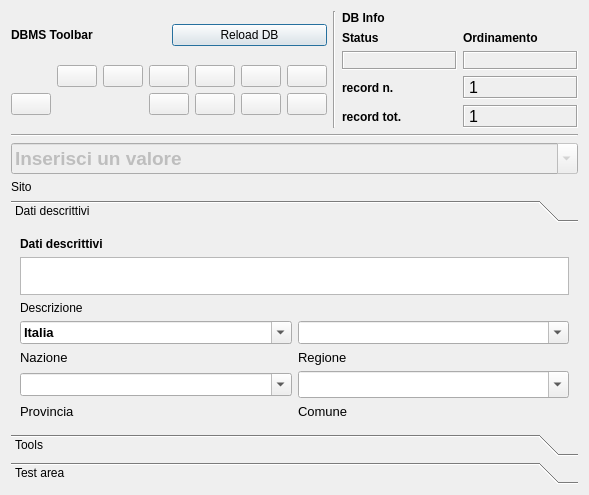
<?xml version="1.0" encoding="UTF-8"?>
<ui version="4.0">
 <class>DialogSite</class>
 <widget class="QDialog" name="DialogSite">
  <property name="geometry">
   <rect>
    <x>0</x>
    <y>0</y>
    <width>589</width>
    <height>495</height>
   </rect>
  </property>
  <property name="minimumSize">
   <size>
    <width>540</width>
    <height>400</height>
   </size>
  </property>
  <property name="windowTitle">
   <string>pyArchInit Gestione Scavi - Scheda Sito</string>
  </property>
  <property name="windowIcon">
   <iconset resource="resources.qrc">
    <normaloff>:/images/iconSite.png</normaloff>:/images/iconSite.png</iconset>
  </property>
  <layout class="QGridLayout" name="gridLayout_7">
   <item row="0" column="0">
    <layout class="QVBoxLayout" name="verticalLayout_2">
     <item>
      <layout class="QHBoxLayout" name="horizontalLayout">
       <item>
        <layout class="QGridLayout" name="gridLayout_2">
         <item row="0" column="0">
          <widget class="QLabel" name="label_29">
           <property name="font">
            <font>
             <weight>75</weight>
             <bold>true</bold>
            </font>
           </property>
           <property name="text">
            <string>DBMS Toolbar</string>
           </property>
          </widget>
         </item>
         <item row="0" column="1">
          <widget class="QPushButton" name="pushButton_connect">
           <property name="text">
            <string>Reload DB</string>
           </property>
          </widget>
         </item>
         <item row="1" column="0" colspan="2">
          <layout class="QGridLayout" name="gridLayout">
           <item row="0" column="5">
            <widget class="QPushButton" name="pushButton_first_rec">
             <property name="toolTip">
              <string>First rec</string>
             </property>
             <property name="text">
              <string/>
             </property>
             <property name="icon">
              <iconset resource="resources.qrc">
               <normaloff>:/images/5_leftArrows.png</normaloff>:/images/5_leftArrows.png</iconset>
             </property>
            </widget>
           </item>
           <item row="0" column="6">
            <widget class="QPushButton" name="pushButton_next_rec">
             <property name="toolTip">
              <string>Next rec</string>
             </property>
             <property name="text">
              <string/>
             </property>
             <property name="icon">
              <iconset resource="resources.qrc">
               <normaloff>:/images/6_rightArrow.png</normaloff>:/images/6_rightArrow.png</iconset>
             </property>
            </widget>
           </item>
           <item row="0" column="7">
            <widget class="QPushButton" name="pushButton_last_rec">
             <property name="toolTip">
              <string>Last rec</string>
             </property>
             <property name="text">
              <string/>
             </property>
             <property name="icon">
              <iconset resource="resources.qrc">
               <normaloff>:/images/7_rightArrows.png</normaloff>:/images/7_rightArrows.png</iconset>
             </property>
            </widget>
           </item>
           <item row="0" column="8">
            <widget class="QPushButton" name="pushButton_new_rec">
             <property name="font">
              <font>
               <pointsize>9</pointsize>
              </font>
             </property>
             <property name="toolTip">
              <string>New record</string>
             </property>
             <property name="text">
              <string/>
             </property>
             <property name="icon">
              <iconset resource="resources.qrc">
               <normaloff>:/images/newrec.png</normaloff>:/images/newrec.png</iconset>
             </property>
            </widget>
           </item>
           <item row="0" column="9">
            <widget class="QPushButton" name="pushButton_save">
             <property name="font">
              <font>
               <pointsize>9</pointsize>
              </font>
             </property>
             <property name="toolTip">
              <string>Save</string>
             </property>
             <property name="text">
              <string/>
             </property>
             <property name="icon">
              <iconset resource="resources.qrc">
               <normaloff>:/images/b_save.png</normaloff>:/images/b_save.png</iconset>
             </property>
             <property name="autoDefault">
              <bool>false</bool>
             </property>
            </widget>
           </item>
           <item row="1" column="6">
            <widget class="QPushButton" name="pushButton_new_search">
             <property name="font">
              <font>
               <pointsize>9</pointsize>
              </font>
             </property>
             <property name="toolTip">
              <string>new search</string>
             </property>
             <property name="text">
              <string/>
             </property>
             <property name="icon">
              <iconset resource="resources.qrc">
               <normaloff>:/images/new_search.png</normaloff>:/images/new_search.png</iconset>
             </property>
            </widget>
           </item>
           <item row="1" column="7">
            <widget class="QPushButton" name="pushButton_search_go">
             <property name="font">
              <font>
               <pointsize>9</pointsize>
              </font>
             </property>
             <property name="toolTip">
              <string>search !!!</string>
             </property>
             <property name="text">
              <string/>
             </property>
             <property name="icon">
              <iconset resource="resources.qrc">
               <normaloff>:/images/search.png</normaloff>:/images/search.png</iconset>
             </property>
            </widget>
           </item>
           <item row="1" column="8">
            <widget class="QPushButton" name="pushButton_sort">
             <property name="font">
              <font>
               <pointsize>9</pointsize>
              </font>
             </property>
             <property name="toolTip">
              <string>Order by</string>
             </property>
             <property name="text">
              <string/>
             </property>
             <property name="icon">
              <iconset resource="resources.qrc">
               <normaloff>:/images/sort.png</normaloff>:/images/sort.png</iconset>
             </property>
            </widget>
           </item>
           <item row="1" column="9">
            <widget class="QPushButton" name="pushButton_view_all">
             <property name="font">
              <font>
               <pointsize>9</pointsize>
              </font>
             </property>
             <property name="toolTip">
              <string>View alls records</string>
             </property>
             <property name="text">
              <string/>
             </property>
             <property name="icon">
              <iconset resource="resources.qrc">
               <normaloff>:/images/view_all.png</normaloff>:/images/view_all.png</iconset>
             </property>
            </widget>
           </item>
           <item row="0" column="4">
            <widget class="QPushButton" name="pushButton_prev_rec">
             <property name="toolTip">
              <string>Prev rec</string>
             </property>
             <property name="text">
              <string/>
             </property>
             <property name="icon">
              <iconset resource="resources.qrc">
               <normaloff>:/images/4_leftArrow.png</normaloff>:/images/4_leftArrow.png</iconset>
             </property>
            </widget>
           </item>
           <item row="1" column="2">
            <widget class="QPushButton" name="pushButton_delete">
             <property name="enabled">
              <bool>true</bool>
             </property>
             <property name="font">
              <font>
               <pointsize>9</pointsize>
              </font>
             </property>
             <property name="toolTip">
              <string>Delete record</string>
             </property>
             <property name="text">
              <string/>
             </property>
             <property name="icon">
              <iconset resource="resources.qrc">
               <normaloff>:/images/delete.png</normaloff>:/images/delete.png</iconset>
             </property>
            </widget>
           </item>
          </layout>
         </item>
        </layout>
       </item>
       <item>
        <widget class="Line" name="line_6">
         <property name="orientation">
          <enum>Qt::Vertical</enum>
         </property>
        </widget>
       </item>
       <item>
        <layout class="QGridLayout" name="gridLayout_5">
         <item row="0" column="0">
          <widget class="QLabel" name="label_42">
           <property name="font">
            <font>
             <weight>75</weight>
             <bold>true</bold>
            </font>
           </property>
           <property name="autoFillBackground">
            <bool>true</bool>
           </property>
           <property name="text">
            <string>DB Info</string>
           </property>
          </widget>
         </item>
         <item row="1" column="0">
          <layout class="QGridLayout" name="gridLayout_4">
           <item row="0" column="1">
            <widget class="QLabel" name="label_43">
             <property name="font">
              <font>
               <pointsize>9</pointsize>
               <weight>75</weight>
               <bold>true</bold>
              </font>
             </property>
             <property name="text">
              <string>Ordinamento</string>
             </property>
             <property name="margin">
              <number>0</number>
             </property>
            </widget>
           </item>
           <item row="1" column="0">
            <widget class="QLabel" name="label_status">
             <property name="minimumSize">
              <size>
               <width>40</width>
               <height>0</height>
              </size>
             </property>
             <property name="font">
              <font>
               <pointsize>10</pointsize>
               <weight>75</weight>
               <bold>true</bold>
              </font>
             </property>
             <property name="cursor">
              <cursorShape>ForbiddenCursor</cursorShape>
             </property>
             <property name="mouseTracking">
              <bool>false</bool>
             </property>
             <property name="contextMenuPolicy">
              <enum>Qt::DefaultContextMenu</enum>
             </property>
             <property name="frameShape">
              <enum>QFrame::Box</enum>
             </property>
             <property name="frameShadow">
              <enum>QFrame::Sunken</enum>
             </property>
             <property name="text">
              <string/>
             </property>
             <property name="alignment">
              <set>Qt::AlignCenter</set>
             </property>
             <property name="margin">
              <number>0</number>
             </property>
            </widget>
           </item>
           <item row="1" column="1">
            <widget class="QLabel" name="label_sort">
             <property name="font">
              <font>
               <pointsize>10</pointsize>
               <weight>75</weight>
               <bold>true</bold>
              </font>
             </property>
             <property name="cursor">
              <cursorShape>ForbiddenCursor</cursorShape>
             </property>
             <property name="mouseTracking">
              <bool>false</bool>
             </property>
             <property name="contextMenuPolicy">
              <enum>Qt::DefaultContextMenu</enum>
             </property>
             <property name="frameShape">
              <enum>QFrame::Box</enum>
             </property>
             <property name="frameShadow">
              <enum>QFrame::Sunken</enum>
             </property>
             <property name="text">
              <string/>
             </property>
             <property name="alignment">
              <set>Qt::AlignCenter</set>
             </property>
             <property name="margin">
              <number>0</number>
             </property>
            </widget>
           </item>
           <item row="0" column="0">
            <widget class="QLabel" name="label_34">
             <property name="font">
              <font>
               <pointsize>9</pointsize>
               <weight>75</weight>
               <bold>true</bold>
              </font>
             </property>
             <property name="text">
              <string>Status</string>
             </property>
             <property name="margin">
              <number>0</number>
             </property>
            </widget>
           </item>
          </layout>
         </item>
         <item row="2" column="0">
          <layout class="QGridLayout" name="gridLayout_3">
           <item row="0" column="0">
            <widget class="QLabel" name="label_27">
             <property name="font">
              <font>
               <pointsize>9</pointsize>
               <weight>75</weight>
               <bold>true</bold>
              </font>
             </property>
             <property name="text">
              <string>record n.</string>
             </property>
             <property name="margin">
              <number>0</number>
             </property>
            </widget>
           </item>
           <item row="0" column="1">
            <widget class="QLabel" name="label_rec_corrente">
             <property name="font">
              <font>
               <family>Microsoft Sans Serif</family>
               <pointsize>12</pointsize>
              </font>
             </property>
             <property name="cursor">
              <cursorShape>ForbiddenCursor</cursorShape>
             </property>
             <property name="mouseTracking">
              <bool>false</bool>
             </property>
             <property name="contextMenuPolicy">
              <enum>Qt::DefaultContextMenu</enum>
             </property>
             <property name="frameShape">
              <enum>QFrame::Box</enum>
             </property>
             <property name="frameShadow">
              <enum>QFrame::Sunken</enum>
             </property>
             <property name="text">
              <string>1</string>
             </property>
            </widget>
           </item>
           <item row="1" column="0">
            <widget class="QLabel" name="label_28">
             <property name="font">
              <font>
               <pointsize>9</pointsize>
               <weight>75</weight>
               <bold>true</bold>
              </font>
             </property>
             <property name="text">
              <string>record tot.</string>
             </property>
             <property name="margin">
              <number>0</number>
             </property>
            </widget>
           </item>
           <item row="1" column="1">
            <widget class="QLabel" name="label_rec_tot">
             <property name="font">
              <font>
               <family>Microsoft Sans Serif</family>
               <pointsize>12</pointsize>
              </font>
             </property>
             <property name="cursor">
              <cursorShape>ForbiddenCursor</cursorShape>
             </property>
             <property name="mouseTracking">
              <bool>false</bool>
             </property>
             <property name="contextMenuPolicy">
              <enum>Qt::DefaultContextMenu</enum>
             </property>
             <property name="frameShape">
              <enum>QFrame::Box</enum>
             </property>
             <property name="frameShadow">
              <enum>QFrame::Sunken</enum>
             </property>
             <property name="text">
              <string>1</string>
             </property>
            </widget>
           </item>
          </layout>
         </item>
        </layout>
       </item>
      </layout>
     </item>
     <item>
      <layout class="QVBoxLayout" name="verticalLayout">
       <item>
        <widget class="Line" name="line_8">
         <property name="font">
          <font>
           <weight>75</weight>
           <bold>true</bold>
          </font>
         </property>
         <property name="orientation">
          <enum>Qt::Horizontal</enum>
         </property>
        </widget>
       </item>
       <item>
        <widget class="QComboBox" name="comboBox_sito">
         <property name="enabled">
          <bool>false</bool>
         </property>
         <property name="font">
          <font>
           <pointsize>14</pointsize>
           <weight>75</weight>
           <bold>true</bold>
          </font>
         </property>
         <property name="mouseTracking">
          <bool>true</bool>
         </property>
         <property name="editable">
          <bool>true</bool>
         </property>
         <property name="maxVisibleItems">
          <number>99999</number>
         </property>
         <property name="maxCount">
          <number>2147483647</number>
         </property>
         <item>
          <property name="text">
           <string>Inserisci un valore</string>
          </property>
         </item>
        </widget>
       </item>
       <item>
        <widget class="QLabel" name="label">
         <property name="text">
          <string>Sito</string>
         </property>
        </widget>
       </item>
       <item>
        <widget class="QToolBox" name="toolBox">
         <property name="currentIndex">
          <number>0</number>
         </property>
         <widget class="QWidget" name="page">
          <property name="geometry">
           <rect>
            <x>0</x>
            <y>0</y>
            <width>567</width>
            <height>202</height>
           </rect>
          </property>
          <attribute name="label">
           <string>Dati descrittivi</string>
          </attribute>
          <layout class="QGridLayout" name="gridLayout_8">
           <item row="0" column="0">
            <layout class="QVBoxLayout" name="verticalLayout_3">
             <item>
              <widget class="QLabel" name="label_13">
               <property name="font">
                <font>
                 <weight>75</weight>
                 <bold>true</bold>
                </font>
               </property>
               <property name="text">
                <string>Dati descrittivi</string>
               </property>
              </widget>
             </item>
             <item>
              <widget class="QTextEdit" name="textEdit_descrizione_site">
               <property name="minimumSize">
                <size>
                 <width>0</width>
                 <height>20</height>
                </size>
               </property>
               <property name="maximumSize">
                <size>
                 <width>16777215</width>
                 <height>16000000</height>
                </size>
               </property>
               <property name="font">
                <font>
                 <pointsize>10</pointsize>
                </font>
               </property>
              </widget>
             </item>
             <item>
              <widget class="QLabel" name="label_6">
               <property name="text">
                <string>Descrizione </string>
               </property>
              </widget>
             </item>
            </layout>
           </item>
           <item row="1" column="0">
            <layout class="QGridLayout" name="gridLayout_6">
             <item row="0" column="0">
              <widget class="QComboBox" name="comboBox_nazione">
               <property name="font">
                <font>
                 <pointsize>10</pointsize>
                 <weight>75</weight>
                 <bold>true</bold>
                </font>
               </property>
               <property name="editable">
                <bool>true</bool>
               </property>
               <item>
                <property name="text">
                 <string>Italia</string>
                </property>
               </item>
              </widget>
             </item>
             <item row="1" column="0">
              <widget class="QLabel" name="label_4">
               <property name="font">
                <font>
                 <pointsize>10</pointsize>
                </font>
               </property>
               <property name="text">
                <string>Nazione</string>
               </property>
              </widget>
             </item>
             <item row="0" column="1">
              <widget class="QComboBox" name="comboBox_regione">
               <property name="font">
                <font>
                 <pointsize>10</pointsize>
                 <weight>75</weight>
                 <bold>true</bold>
                </font>
               </property>
               <property name="editable">
                <bool>true</bool>
               </property>
              </widget>
             </item>
             <item row="2" column="1">
              <widget class="QComboBox" name="comboBox_comune">
               <property name="font">
                <font>
                 <pointsize>12</pointsize>
                 <weight>75</weight>
                 <bold>true</bold>
                </font>
               </property>
               <property name="editable">
                <bool>true</bool>
               </property>
              </widget>
             </item>
             <item row="3" column="1">
              <widget class="QLabel" name="label_2">
               <property name="font">
                <font>
                 <pointsize>10</pointsize>
                </font>
               </property>
               <property name="text">
                <string>Comune</string>
               </property>
              </widget>
             </item>
             <item row="2" column="0">
              <widget class="QComboBox" name="comboBox_provincia">
               <property name="font">
                <font>
                 <pointsize>10</pointsize>
                 <weight>75</weight>
                 <bold>true</bold>
                </font>
               </property>
               <property name="editable">
                <bool>true</bool>
               </property>
              </widget>
             </item>
             <item row="3" column="0">
              <widget class="QLabel" name="label_7">
               <property name="font">
                <font>
                 <pointsize>10</pointsize>
                </font>
               </property>
               <property name="text">
                <string>Provincia</string>
               </property>
              </widget>
             </item>
             <item row="1" column="1">
              <widget class="QLabel" name="label_5">
               <property name="font">
                <font>
                 <pointsize>10</pointsize>
                </font>
               </property>
               <property name="text">
                <string>Regione</string>
               </property>
              </widget>
             </item>
            </layout>
           </item>
          </layout>
         </widget>
         <widget class="QWidget" name="page_3">
          <property name="geometry">
           <rect>
            <x>0</x>
            <y>0</y>
            <width>567</width>
            <height>202</height>
           </rect>
          </property>
          <attribute name="label">
           <string>Tools</string>
          </attribute>
          <layout class="QFormLayout" name="formLayout">
           <item row="0" column="0">
            <layout class="QHBoxLayout" name="horizontalLayout_2">
             <item>
              <widget class="QLabel" name="label_3">
               <property name="toolTip">
                <string>Carica tutti i layer per poter inserire nuove geometrie</string>
               </property>
               <property name="text">
                <string>Carica layer per il disegno</string>
               </property>
              </widget>
             </item>
             <item>
              <widget class="QPushButton" name="pushButton_draw">
               <property name="text">
                <string>Carica</string>
               </property>
              </widget>
             </item>
            </layout>
           </item>
           <item row="1" column="0">
            <layout class="QHBoxLayout" name="horizontalLayout_3">
             <item>
              <widget class="QLabel" name="label_8">
               <property name="toolTip">
                <string>Carica tutti layer che contengono geometrie relative a questo sito</string>
               </property>
               <property name="text">
                <string>Carica le geometrie relative a questo sito</string>
               </property>
              </widget>
             </item>
             <item>
              <widget class="QPushButton" name="pushButton_sites_geometry">
               <property name="text">
                <string>Carica</string>
               </property>
              </widget>
             </item>
            </layout>
           </item>
           <item row="2" column="0">
            <layout class="QHBoxLayout" name="horizontalLayout_4">
             <item>
              <widget class="QLabel" name="label_9">
               <property name="text">
                <string>Esporta relazione di scavo per questo sito</string>
               </property>
              </widget>
             </item>
             <item>
              <widget class="QPushButton" name="pushButton_rel_pdf">
               <property name="text">
                <string>Esporta</string>
               </property>
              </widget>
             </item>
            </layout>
           </item>
          </layout>
         </widget>
         <widget class="QWidget" name="page_2">
          <property name="geometry">
           <rect>
            <x>0</x>
            <y>0</y>
            <width>98</width>
            <height>118</height>
           </rect>
          </property>
          <attribute name="label">
           <string>Test area</string>
          </attribute>
          <layout class="QGridLayout" name="gridLayout_9">
           <item row="0" column="0">
            <widget class="QPushButton" name="pushButton_test">
             <property name="text">
              <string>Run test</string>
             </property>
            </widget>
           </item>
           <item row="1" column="0">
            <widget class="QPlainTextEdit" name="plainTextEdit">
             <property name="enabled">
              <bool>false</bool>
             </property>
             <property name="plainText">
              <string>Questa è una sezione di testing per sperimentare funzioni.


Procedura
Step 1 - Aprire il file test_area.py dentro alla cartella pyarchinit (la cartella si trova dentro al vostro utente /.qgis/python/plugins/pyarchinit)

Step 2 - editare la funzione def run_test e salvare il file.

Step 3 - Riavviare Qgis e cliccare sul pulsante Run Test per verificare l'output della vostra funzione.</string>
             </property>
            </widget>
           </item>
          </layout>
         </widget>
        </widget>
       </item>
      </layout>
     </item>
    </layout>
   </item>
  </layout>
 </widget>
 <resources>
  <include location="resources.qrc"/>
 </resources>
 <connections/>
</ui>
